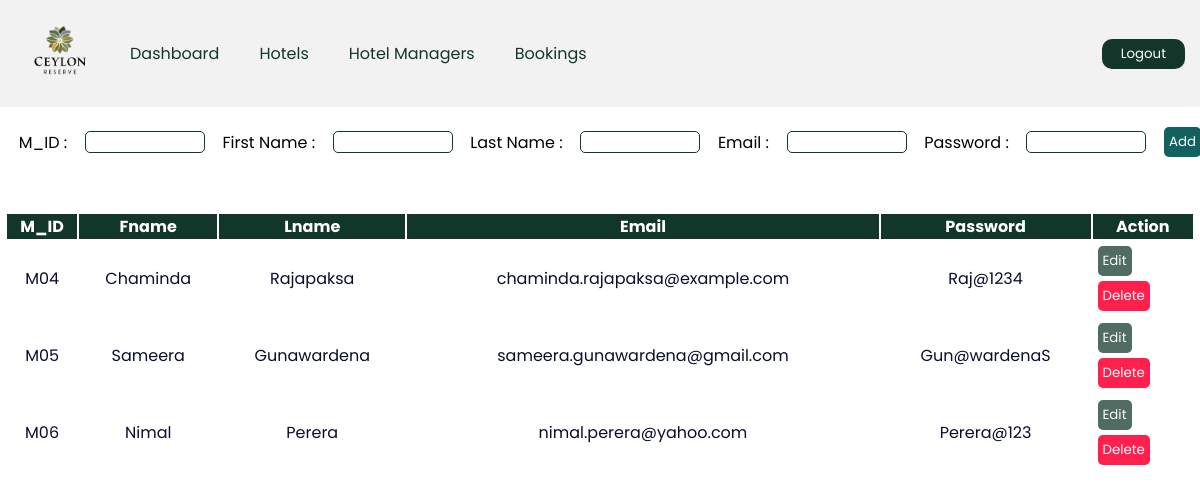
The app's page /hotel-owner/hotelManagers.php (signed in) with its own data.
### tables this page shows
CREATE TABLE Manager(
    M_ID CHAR(3),  
    HO_ID CHAR(5),
    Fname VARCHAR(50),
    Lname VARCHAR(50),
    Email VARCHAR(50),
    Password VARCHAR(30),
    PRIMARY KEY (M_ID)
);

### hotel-owner/hotelManagers.php (the view, shortened to what this page needs)
<?php
    require "../config.php";
?>
<!DOCTYPE html>
<html lang="en">
<head>
    <link rel="stylesheet" href="Styles/style.css">
</head>
<body>
    <?php
        require "include/header.php";
    ?>
    <main>
        <section>
        <div class="addManager">
                <form action="" class="input-form" method="post">
                        <label for="m_id">M_ID :</label>
                        <input type="text" name="m_id" class="inputs" id="">
                        <label for="Fname">First Name :</label>
                        <input type="text" name="Fname" class="inputs" id="">
                        <label for="Lname">Last Name :</label>
                        <input type="text" name="Lname" class="inputs" id="">
                        <label for="email">Email :</label>
                        <input type="text" name="email" class="inputs" id="">
                        <label for="password">Password :</label>
                        <input type="password" name="password" class="inputs" id="">
                        <input type="submit" name="add" class="addBtn" value="Add">
                </form>
            </div>
            <div class="roombooktable">
                <?php
                    $id = $_SESSION['id'];
                    $managertablesql = "SELECT * FROM Manager WHERE HO_ID = '$id'";
                    $managerresult = mysqli_query($conn, $managertablesql);
                ?>
                <table class="table table-bordered" id="table-data">
                    <thead>
                        <tr>
                            <th scope="col">M_ID</th>
                            <th scope="col">Fname</th>
                            <th scope="col">Lname</th>
                            <th scope="col">Email</th>
                            <th scope="col">Password</th>
                            <th scope="col" class="action">Action</th>
                        </tr>
                    </thead>
                    <tbody>
                    <?php
                    while ($res = mysqli_fetch_array($managerresult)) {
                    ?>
                        <tr>
                            <td><?php echo $res['M_ID'] ?></td>
                            <td><?php echo $res['Fname'] ?></td>
                            <td><?php echo $res['Lname'] ?></td>
                            <td><?php echo $res['Email'] ?></td>
                            <td><?php echo $res['Password'] ?></td>
                            <td class="action">
                                <a href="include/manageredit.php?id=<?php echo $res['M_ID'] ?>"><button class="btn editBtn">Edit</button></a>
                                <a href="include/managerdelete.php?id=<?php echo $res['M_ID'] ?>"><button class="btn deleteBtn">Delete</button></a>
                            </td>
                        </tr>
                    <?php
                    }
                    ?>
                    </tbody>
                </table>
            </div>
        </section>
    </main>
</body>
</html>

### hotel-owner/Styles/style.css (style rules this page uses)
* { margin: 0; padding: 0; box-sizing: border-box; font-family: "Poppins", verdana, sans-serif; }
.roombooktable { position: absolute; color: #0a0d2d; margin-top: 10px; width: 100%; height: 100vh; }
.addManager { margin: 10px; width: 100%; height: 60px; }
.input-form { width: 100%; margin-top: 20px; display: flex; align-items: center; justify-content: space-around; }
.inputs { border: 1px solid #12372a; border-radius: 5px; width: 120px; }
.addBtn { border: none; border-radius: 5px; background-color: #116161; color: #FFFFFF; padding: 5px; }
.roombooktable table { width: 100%; padding: 5px; }
.roombooktable thead { background-color: #12372a; color: white; text-align: center; }
.roombooktable tbody { text-align: center; }
.action a { text-decoration: none; }
.action button { display: flex; flex-wrap: wrap; margin: 5px; }
.btn { border: none; border-radius: 5px; padding: 5px; color: #FFFFFF; }
.editBtn { background-color: #12372abb; }
.deleteBtn { background-color: #FF204E; }

### records on screen
manager: M_ID "M04", Fname "Chaminda", Lname "Rajapaksa", Email "chaminda.rajapaksa@example.com", Password "Raj@1234"
manager: M_ID "M05", Fname "Sameera", Lname "Gunawardena", Email "sameera.gunawardena@gmail.com", Password "Gun@wardenaS"
manager: M_ID "M06", Fname "Nimal", Lname "Perera", Email "nimal.perera@yahoo.com", Password "Perera@123"
